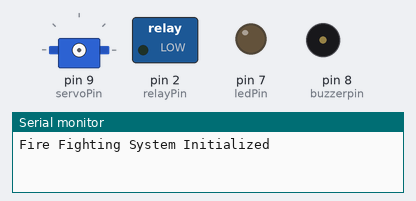
This sketch was run on a simulated Arduino Uno, built with avr-gcc and run on an emulated ATmega328P. On the bench: servo, switched loads named in the sketch (green lamp = pin HIGH), output pins drawn as LEDs (lit = HIGH), buzzer (waves = sounding, pin HIGH), the last lines printed to the serial monitor. The modem accepts every AT command (registered, SIM ready, sends succeed) and sends nothing else.

Above: at 0.1 s.
At 7.21 s:
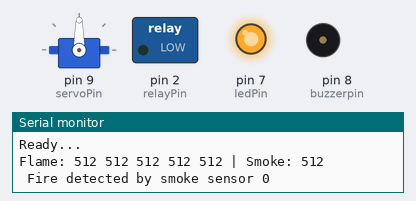
At 12.11 s:
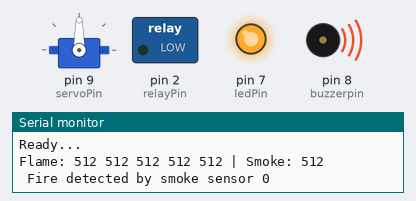
At 18.21 s:
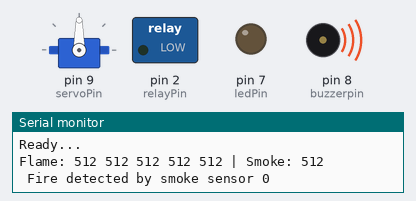
At 20.61 s:
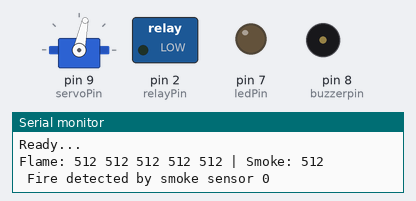
At 24.2 s:
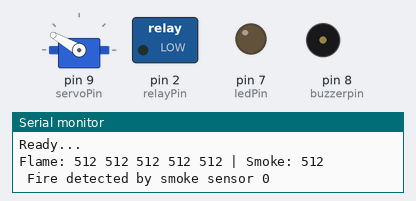
Timing chart, 0 to 25.7 s (numbered marks = the images above):
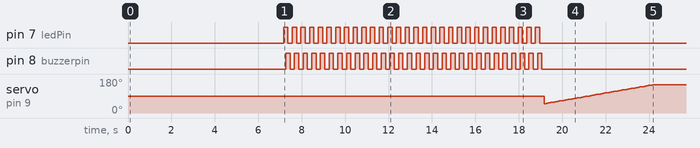

Measured:
- by itself, pin 7 (ledPin), pin 8 (buzzerpin): alternates HIGH for 0.20 s and LOW for 0.20 s, 60 changes in all, then stays LOW
- by itself, servo on pin 9 (servoPin): 90° → 50° at 19.2 s, → 52° 0.10 s later, → 54° 0.10 s later, → 56° 0.10 s later, … (51 changes in this stretch)

The sketch:

sketch_nov1a.ino
```cpp
#include <Servo.h>
#include <SoftwareSerial.h>

Servo servoMotor;

// Pin define
const int flamePins[] = {A1, A2, A3, A4, A5};
const int smokePin = A0;
const int relayPin = 2;
const int servoPin = 9;
const int ledPin = 7;
const int buzzerpin =8;
// Thresholds
const int flameThreshold = 600;
const int smokeThreshold = 250;

// Servo angles
const int servoPositions[] = {160, 130, 100, 70, 40};

void flashLED(int times, int delayTime);
void scanArea();
void extinguishFire(int sensorIndex);

SoftwareSerial sim800L(10, 11);


void setup() {
  Serial.begin(9600);
  Serial.println("Fire Fighting System Initialized");
   sim800L.begin(9600);
   delay(100);
   sim800L.println("AT");
   delay(1000);
//test the sim 800l
  while (sim800L.available()) {
    Serial.write(sim800L.read());
  }

  sim800L.println("AT+CSQ");  // Signal strength
  delay(2000);
  while (sim800L.available()) {
    Serial.write(sim800L.read());
  }

  sim800L.println("AT+CREG?"); // Network registration
  delay(2000);
  while (sim800L.available()) {
    Serial.write(sim800L.read());
  }

  sim800L.println("AT+CMGF=1"); // Set text mode
  delay(2000);
  while (sim800L.available()) {
    Serial.write(sim800L.read());
  }

  Serial.println("Ready...");


  // Pin setup
  for (int i = 0; i < 5; i++)
  pinMode(flamePins[i], INPUT);
  pinMode(smokePin, INPUT);
  pinMode(relayPin, OUTPUT);
  pinMode(ledPin, OUTPUT);
  pinMode(buzzerpin,OUTPUT);
  servoMotor.attach(servoPin);
  servoMotor.write(90);
}


void loop() {
  int flameValues[5];
  int smokeValue = analogRead(smokePin);
  bool smokeDetected = false;
   bool flameDetected = false;
  int flameIndex = -1;
if ( smokeValue > smokeThreshold) {
      smokeDetected = true;
  if(smokeDetected){
    for (int i = 0; i < 5; i++) {
    flameValues[i] = analogRead(flamePins[i]);

      if (flameValues[i] > flameThreshold ){
      flameDetected = true;
      flameIndex = i;
      }
    }
  }
}else if(~smokeDetected){
  for (int i = 0; i < 5; i++) {
    flameValues[i] = analogRead(flamePins[i]);

      if (flameValues[i] > flameThreshold ){
      flameDetected = true;
      flameIndex = i;
      }
    }
}

  Serial.print("Flame: ");
  for (int i = 0; i < 5; i++) {
    Serial.print(flameValues[i]);
    Serial.print(" ");
  }
  Serial.print("| Smoke: ");
  Serial.println(smokeValue);

  if (flameDetected && !smokeDetected) {
    Serial.print(" Fire detected by flame sensor ");
    Serial.println(flameIndex + 1);

    flashLED(30, 100);
    scanArea();
    extinguishFire(flameIndex);
    sendSMS("ALERT: FLAME detected! Fire-fighting system activated.");
    makeCall("+0760580066");
    sendGPRSData();
    }
    else if(flameDetected && smokeDetected){
    Serial.print(" Fire detected by flame&smoke sensor ");
    Serial.println(flameIndex + 1);

    flashLED(30, 100);
    scanArea();
    extinguishFire(flameIndex);
    sendSMS("ALERT: FIRE detected! Fire-fighting system activated.");
    makeCall("+0760580066");
     sendGPRSData();
    }
    else if(!flameDetected && smokeDetected){
    Serial.print(" Fire detected by smoke sensor ");
    Serial.println(flameIndex + 1);

    flashLED(30, 100);
    scanArea();
    sendSMS("ALERT: SMOKE detected! Fire-fighting system activated.");
    makeCall("+0760580066");
    sendGPRSData();
    }
  else {
    digitalWrite(relayPin, LOW);
    digitalWrite(ledPin, LOW);
  }

  delay(2000);
}


//  led and buzzer alarm
void flashLED(int times, int delayTime) {
  for (int i = 0; i < times; i++) {
    digitalWrite(ledPin, HIGH);
    delay(delayTime);
    digitalWrite(buzzerpin, HIGH);
    delay(delayTime);
    digitalWrite(ledPin, LOW);
    delay(delayTime);
    digitalWrite(buzzerpin, LOW);
    delay(delayTime);
  }
}

// servo scan area
void scanArea() {
  for (int pos = 50; pos <= 150; pos += 2) {
    servoMotor.write(pos);
    delay(100);
  }
}

// water moter
void extinguishFire(int sensorIndex) {
  int targetPos = servoPositions[sensorIndex];
  servoMotor.write(targetPos);

  digitalWrite(relayPin, HIGH);
  delay(8000);
  digitalWrite(relayPin, LOW);

  servoMotor.write(90);
}

void sendSMS(String message) {
  sim800L.println("AT+CMGF=1"); // Set SMS text mode
  delay(500);
  sim800L.println("AT+CMGS=\"+94760580066\"");
  delay(500);
  sim800L.print(message);
  delay(500);
  sim800L.write(26); // Ctrl+Z to send SMS
  delay(2000);
  Serial.println("SMS sent!");
}

void makeCall(String number) {
  sim800L.print("ATD");
  sim800L.print(number);
  sim800L.println(";");
  delay(5000);
  sim800L.println("ATH");
  delay(500);
  Serial.println("Call made and ended.");
}
// Send GPRS HTTP request
void sendGPRSData() {
  Serial.println(" Sending GPRS data...");
  sim800L.println("AT+SAPBR=3,1,\"CONTYPE\",\"GPRS\"");
  delay(1000);
  sim800L.println("AT+SAPBR=3,1,\"APN\",\"yourAPN\"");  // <-- Change to your SIM's APN
  delay(2000);
  sim800L.println("AT+SAPBR=1,1");
  delay(3000);
  sim800L.println("AT+HTTPINIT");
  delay(1000);
  sim800L.println("AT+HTTPPARA=\"CID\",1");
  delay(1000);
  sim800L.println("AT+HTTPPARA=\"URL\",\"http://yourserver.com/upload?fire=1\"");
  delay(1000);
  sim800L.println("AT+HTTPACTION=0");
  delay(6000);
  sim800L.println("AT+HTTPTERM");
  delay(1000);
  sim800L.println("AT+SAPBR=0,1");
  delay(1000);
  Serial.println("GPRS data sent.");
}
```
